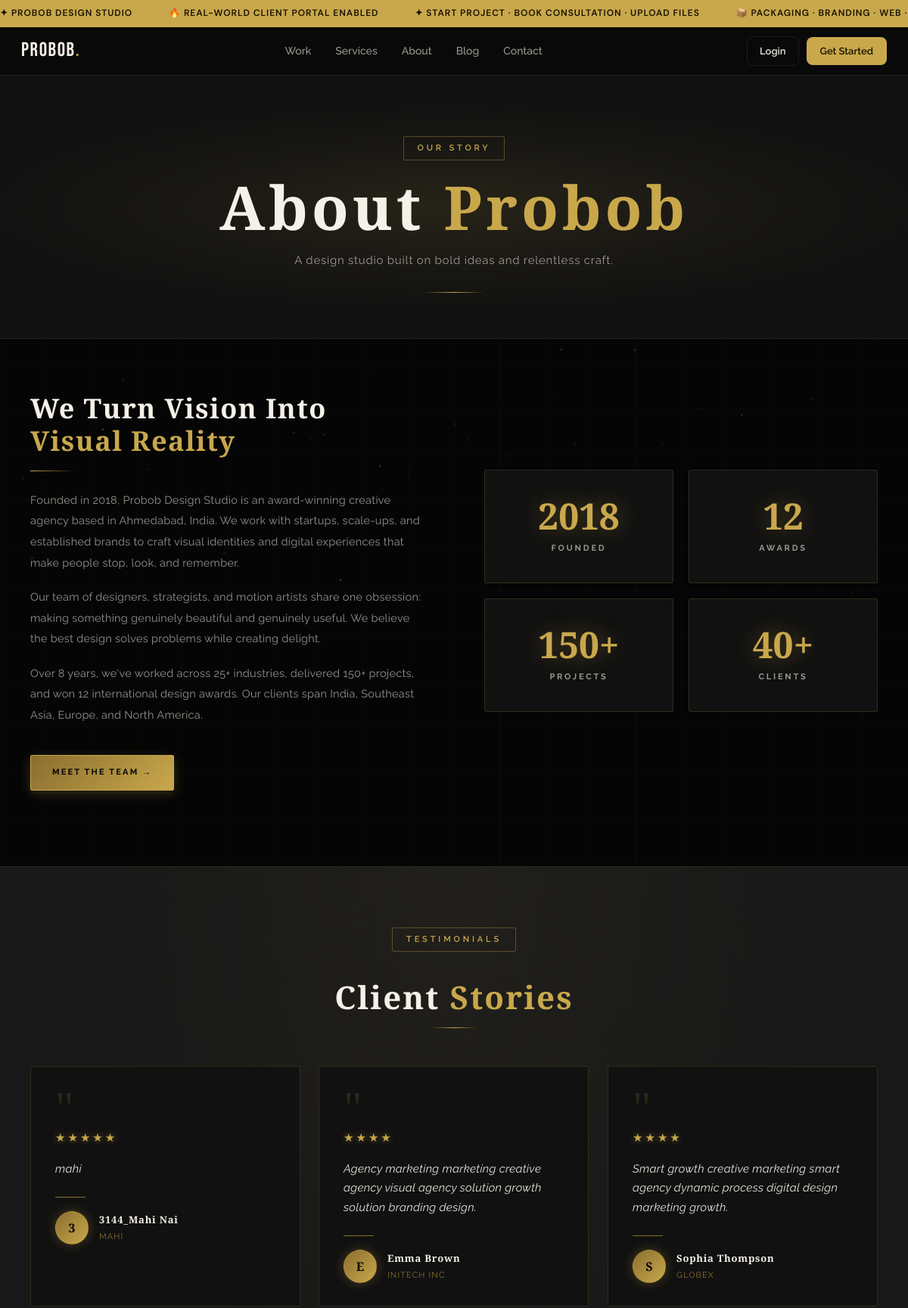
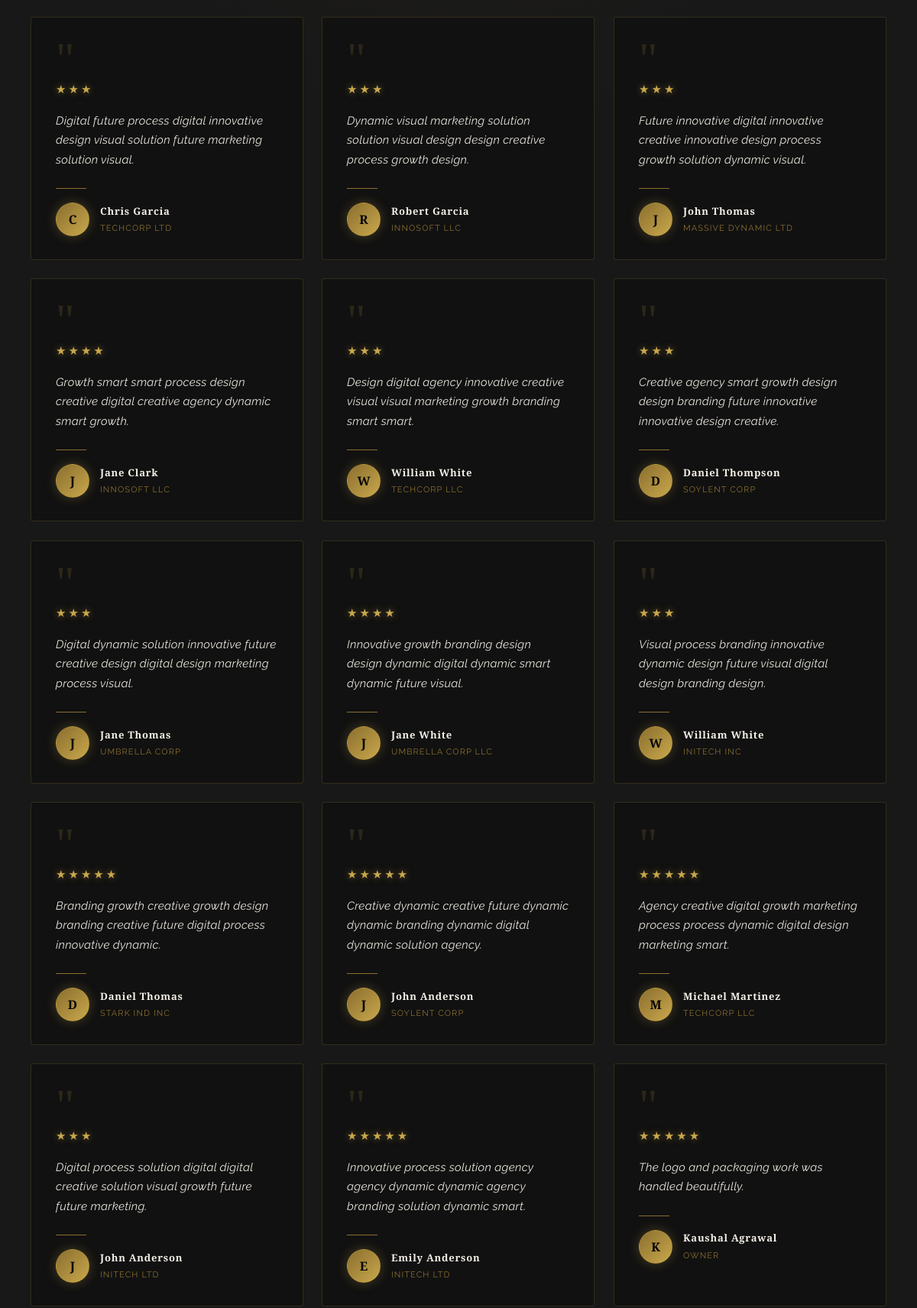
/about (upper part), run on the app's committed database (2 pictures, top to bottom).
### tables this page shows
CREATE TABLE testimonials (
            id INTEGER PRIMARY KEY AUTOINCREMENT,
            client_name TEXT NOT NULL,
            company TEXT,
            message TEXT NOT NULL,
            rating INTEGER DEFAULT 5,
            created_at TEXT DEFAULT CURRENT_TIMESTAMP
        , user_id INTEGER, status TEXT DEFAULT 'approved', is_featured INTEGER DEFAULT 0);

### app.py (the view)
@app.route('/about')
def about():
    testimonials = get_db().execute("SELECT * FROM testimonials WHERE status='approved' ORDER BY id DESC").fetchall()
    return render_template('about.html', testimonials=testimonials)

### app.py (called while the page is built)
def get_db():
    db = getattr(g, '_database', None)
    if db is None:
        db = g._database = sqlite3.connect(DATABASE)
        db.row_factory = sqlite3.Row
    return db

@app.teardown_appcontext
def close_connection(exception):
    db = getattr(g, '_database', None)
    if db is not None:
        db.close()

def get_current_user():
    if 'user_id' not in session:
        return None
    return get_db().execute('SELECT * FROM users WHERE id=?', (session['user_id'],)).fetchone()

@app.context_processor
def inject_user():
    user = get_current_user()
    play_login_sound = bool(session.pop('play_login_sound', False))
    return {
        'current_user': user,
        'notif_preview': get_user_notifications(limit=5) if user else [],
        'notif_unread_count': unread_notification_count() if user else 0,
        'play_login_sound': play_login_sound,
        'now_iso': now_iso
    }

### templates/about.html (shortened to what this page needs)
{% extends "base.html" %}
{% block content %}
<div class="page-wrapper">
  <div class="page-hero">
    <div class="hero-inner container">
      <span class="section-kicker">Our Story</span>
      <h1>About <span>Probob</span></h1>
      <p>A design studio built on bold ideas and relentless craft.</p>
      <div class="hero-line"></div>
    </div>
  </div>
  <section class="section">
    <div class="container">
      <div class="about-split">
        <div class="about-text">
          <h2>We Turn Vision Into <em>Visual Reality</em></h2>
          <div class="about-text-divider"></div>
          <p>Founded in 2018, Probob Design Studio is an award-winning creative agency based in Ahmedabad, India. We work with startups, scale-ups, and established brands to craft visual identities and digital experiences that make people stop, look, and remember.</p>
          <p>Our team of designers, strategists, and motion artists share one obsession: making something genuinely beautiful and genuinely useful. We believe the best design solves problems while creating delight.</p>
          <p>Over 8 years, we've worked across 25+ industries, delivered 150+ projects, and won 12 international design awards. Our clients span India, Southeast Asia, Europe, and North America.</p>
          <a href="/team" class="btn-primary"><span>Meet the Team →</span></a>
        </div>
        <div class="about-visual">
          <div class="about-stat-card">
            <div class="asc-num">2018</div>
            <div class="asc-label">Founded</div>
          </div>
          <div class="about-stat-card">
            <div class="asc-num">12</div>
            <div class="asc-label">Awards</div>
          </div>
          <div class="about-stat-card">
            <div class="asc-num">150+</div>
            <div class="asc-label">Projects</div>
          </div>
          <div class="about-stat-card">
            <div class="asc-num">40+</div>
            <div class="asc-label">Clients</div>
          </div>
        </div>
      </div>
    </div>
  </section>
  {% if testimonials %}
  <section class="testimonials-section">
    <div class="container">
      <div class="section-header light">
        <span class="section-kicker">Testimonials</span>
        <h2>Client <em>Stories</em></h2>
        <div class="section-header-line"></div>
      </div>
      <div class="testimonials-grid">
        {% for t in testimonials %}
        <div class="testimonial-card">
          <span class="quote-mark">"</span>
          <div class="stars">{% for i in range(t.rating) %}★{% endfor %}</div>
          <blockquote>{{ t.message }}</blockquote>
          <div class="tcard-divider"></div>
          <div class="testi-author">
            <div class="testi-avatar">{{ t.client_name[0] }}</div>
            <div>
              <strong>{{ t.client_name }}</strong>
              <small>{{ t.company }}</small>
            </div>
          </div>
        </div>
        {% endfor %}
      </div>
    </div>
  </section>
  {% endif %}
</div>
{% endblock %}

### static/css/style.css (style rules this page uses)
*, *::before, *::after { box-sizing: border-box; margin: 0; padding: 0; }
:root { --bg: #0a0a0a; --bg-2: #111111; --bg-3: #181818; --bg-4: #222222; --border: rgba(255,255,255,0.08); --border-gold: rgba(212,175,55,0.25); --gold: #d4af37; --gold-light: #f0d060; --gold-dim: rgba(212,175,55,0.15); --white: #ffffff; --text: #e8e4dc; --text-2: #9e9a93; --text-3: #5c5852; --red: #e05555; --radius: 12px; --radius-lg: 20px; --shadow: 0 8px 32px rgba(0,0,0,0.5); --shadow-gold: 0 0 40px rgba(212,175,55,0.12); --font-display: 'Bebas Neue', sans-serif; --font-serif: 'Playfair Display', Georgia, serif; --font-body: 'DM Sans', system-ui, sans-serif; --nav-h: 64px; --ticker-h: 36px; }
html { scroll-behavior: smooth; }
body { background: var(--bg); color: var(--text); font-family: var(--font-body); font-size: 16px; line-height: 1.65; -webkit-font-smoothing: antialiased; overflow-x: hidden; }
a { color: inherit; text-decoration: none; }
h1,h2,h3,h4,h5 { font-family: var(--font-serif); font-weight: 700; line-height: 1.15; color: var(--white); }
em { font-style: italic; color: var(--gold); }
.container { max-width: 1200px; margin: 0 auto; padding: 0 24px; }
.btn-primary { display: inline-flex; align-items: center; gap: 6px; background: var(--gold); color: #1a1200; font-weight: 700; font-size: 14px; letter-spacing: 0.03em; padding: 13px 26px; border-radius: 10px; border: none; cursor: pointer; transition: background .2s, transform .15s, box-shadow .2s; }
.section { padding: 90px 0; }
.section-header { display: flex; flex-direction: column; align-items: flex-start; margin-bottom: 52px; }
.section-header.light { align-items: center; text-align: center; }
.section-kicker { display: inline-block; font-size: 11px; font-weight: 700; letter-spacing: 0.18em; text-transform: uppercase; color: var(--gold); margin-bottom: 10px; }
.section-header h2 { font-size: clamp(32px, 4vw, 48px); margin-bottom: 0; }
.page-hero { padding: 100px 0 60px; background: var(--bg-2); border-bottom: 1px solid var(--border); position: relative; overflow: hidden; }
.page-hero::before { content: ''; position: absolute; inset: 0; background: radial-gradient(ellipse 60% 80% at 50% 0%, rgba(212,175,55,0.06), transparent 70%); }
.page-hero .container { position: relative; }
.page-hero .section-kicker { margin-bottom: 12px; }
.page-hero h1 { font-size: clamp(48px, 6vw, 80px); margin-bottom: 16px; }
.page-hero p { font-size: 18px; color: var(--text-2); max-width: 520px; }
.hero-inner { position: relative; z-index: 1; max-width: 1200px; margin: 0 auto; padding: 0 24px; }
.testimonials-section { padding: 90px 0; background: var(--bg-3); }
.testimonials-grid { display: grid; grid-template-columns: repeat(3,1fr); gap: 24px; }
.testimonial-card { background: var(--bg-2); border: 1px solid var(--border); border-radius: var(--radius-lg); padding: 32px; }
.stars { color: var(--gold); font-size: 16px; letter-spacing: 2px; margin-bottom: 16px; }
.testimonial-card blockquote { font-size: 15px; color: var(--text); line-height: 1.7; font-style: italic; margin-bottom: 24px; border: none; padding: 0; }
.testi-author { display: flex; align-items: center; gap: 12px; }
.testi-avatar { width: 40px; height: 40px; border-radius: 50%; background: var(--gold-dim); border: 1px solid var(--border-gold); display: flex; align-items: center; justify-content: center; font-weight: 700; font-size: 16px; color: var(--gold); flex-shrink: 0; }
.testi-author strong { display: block; font-size: 14px; font-weight: 600; }
.testi-author small { font-size: 12px; color: var(--text-2); }
.about-split { display: grid; grid-template-columns: 1fr 1fr; gap: 72px; align-items: start; }
.about-text h2 { font-size: 40px; margin-bottom: 20px; }
.about-text p { color: var(--text-2); margin-bottom: 16px; font-size: 15px; line-height: 1.75; }
.about-text .btn-primary { margin-top: 8px; }
.about-visual { display: grid; grid-template-columns: 1fr 1fr; gap: 16px; }
.about-stat-card { background: var(--bg-3); border: 1px solid var(--border); border-radius: var(--radius); padding: 28px; text-align: center; }
.asc-num { font-family: var(--font-display); font-size: 52px; color: var(--gold); line-height: 1; }
.asc-label { font-size: 12px; text-transform: uppercase; letter-spacing: 0.12em; color: var(--text-2); margin-top: 6px; }

### data on the page
testimonials: rating 5 (drawn), message "mahi", client_name "3", client_name "3144_Mahi Nai", company "MAHI"
testimonials: rating 4 (drawn), message "Agency marketing marketing creative agency visual agency solution growth solution branding design.", client_name "E", client_name "Emma Brown", company "INITECH INC"
testimonials: rating 4 (drawn), message "Smart growth creative marketing smart agency dynamic process digital design marketing growth.", client_name "S", client_name "Sophia Thompson", company "GLOBEX"
testimonials: rating 3 (drawn), message "Digital future process digital innovative design visual solution future marketing solution visual.", client_name "C", client_name "Chris Garcia", company "TECHCORP LTD"
testimonials: rating 3 (drawn), message "Dynamic visual marketing solution solution visual design design creative process growth design.", client_name "R", client_name "Robert Garcia", company "INNOSOFT LLC"
testimonials: rating 3 (drawn), message "Future innovative digital innovative creative innovative design process growth solution dynamic visual.", client_name "J", client_name "John Thomas", company "MASSIVE DYNAMIC LTD"
testimonials: rating 4 (drawn), message "Growth smart smart process design creative digital creative agency dynamic smart growth.", client_name "J", client_name "Jane Clark", company "INNOSOFT LLC"
testimonials: rating 3 (drawn), message "Design digital agency innovative creative visual visual marketing growth branding smart smart.", client_name "W", client_name "William White", company "TECHCORP LLC"
testimonials: rating 3 (drawn), message "Creative agency smart growth design design branding future innovative innovative design creative.", client_name "D", client_name "Daniel Thompson", company "SOYLENT CORP"
testimonials: rating 3 (drawn), message "Digital dynamic solution innovative future creative design digital design marketing process visual.", client_name "J", client_name "Jane Thomas", company "UMBRELLA CORP"
testimonials: rating 4 (drawn), message "Innovative growth branding design design dynamic digital dynamic smart dynamic future visual.", client_name "J", client_name "Jane White", company "UMBRELLA CORP LLC"
testimonials: rating 3 (drawn), message "Visual process branding innovative dynamic design future visual digital design branding design.", client_name "W", client_name "William White", company "INITECH INC"
testimonials: rating 5 (drawn), message "Branding growth creative growth design branding creative future digital process innovative dynamic.", client_name "D", client_name "Daniel Thomas", company "STARK IND INC"
testimonials: rating 5 (drawn), message "Creative dynamic creative future dynamic dynamic branding dynamic digital dynamic solution agency.", client_name "J", client_name "John Anderson", company "SOYLENT CORP"
testimonials: rating 5 (drawn), message "Agency creative digital growth marketing process process dynamic digital design marketing smart.", client_name "M", client_name "Michael Martinez", company "TECHCORP LLC"
testimonials: rating 3 (drawn), message "Digital process solution digital digital creative solution visual growth future future marketing.", client_name "J", client_name "John Anderson", company "INITECH LTD"
testimonials: rating 5 (drawn), message "Innovative process solution agency agency dynamic dynamic agency branding solution dynamic smart.", client_name "E", client_name "Emily Anderson", company "INITECH LTD"
testimonials: rating 5 (drawn), message "The logo and packaging work was handled beautifully.", client_name "K", client_name "Kaushal Agrawal", company "OWNER"
